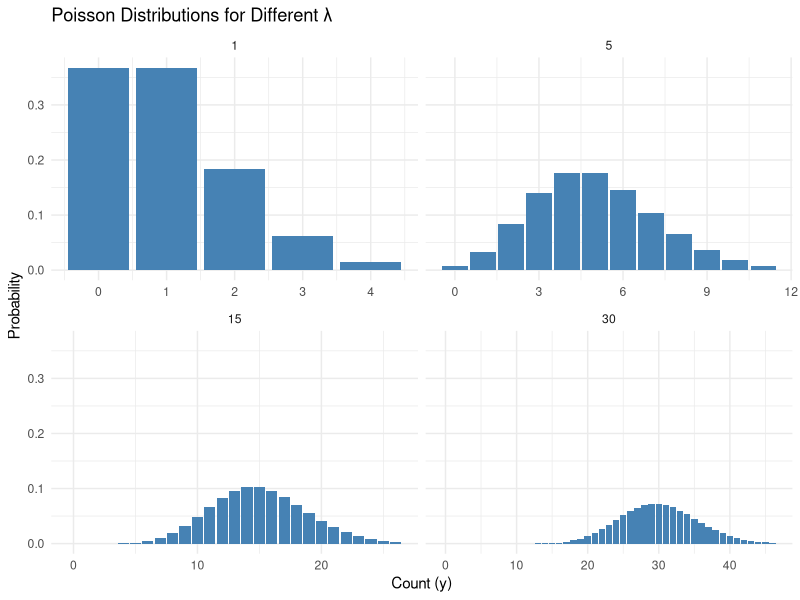

Generate this figure with R:
## ---- chunk 1
#| include: false

colourize <- function(x, color) {
  if (knitr::is_latex_output()) {
    sprintf("\\textcolor{%s}{%s}", color, x)
  } else if (knitr::is_html_output()) {
    sprintf("<span style='color: %s;'>%s</span>", color,
      x)
  } else x
}
## ---- chunk 2
# Load required package
library(ggplot2)

# Set up lambda values
lambda_values <- c(1, 5, 15, 30)
poisson_df <- data.frame()

# Create a dataset of probabilities for each lambda
for (lambda in lambda_values) {
  y <- 0:(lambda + 3*sqrt(lambda))  # Adjust range based on lambda
  prob <- dpois(y, lambda)
  poisson_df <- rbind(poisson_df,
                      data.frame(y = y, prob = prob, lambda = factor(lambda)))
}

# Plot the distributions
ggplot(poisson_df, aes(x = y, y = prob)) +
  geom_bar(stat = "identity", fill = "#4682B4") +
  facet_wrap(~ lambda, scales = "free_x") +
  labs(title = "Poisson Distributions for Different λ",
       x = "Count (y)", y = "Probability") +
  theme_minimal()

